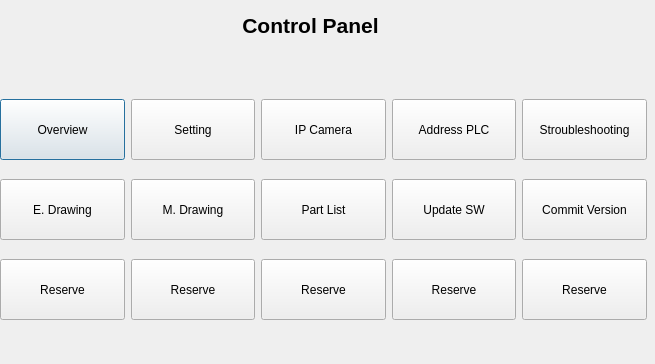
<?xml version="1.0" encoding="UTF-8"?>
<ui version="4.0">
 <class>Dialog</class>
 <widget class="QDialog" name="Dialog">
  <property name="geometry">
   <rect>
    <x>0</x>
    <y>0</y>
    <width>655</width>
    <height>364</height>
   </rect>
  </property>
  <property name="minimumSize">
   <size>
    <width>655</width>
    <height>364</height>
   </size>
  </property>
  <property name="maximumSize">
   <size>
    <width>655</width>
    <height>364</height>
   </size>
  </property>
  <property name="windowTitle">
   <string>Control Panel Instruction</string>
  </property>
  <property name="windowIcon">
   <iconset>
    <normaloff>images/aiicon.png</normaloff>images/aiicon.png</iconset>
  </property>
  <widget class="QWidget" name="widget" native="true">
   <property name="geometry">
    <rect>
     <x>0</x>
     <y>90</y>
     <width>647</width>
     <height>79</height>
    </rect>
   </property>
   <layout class="QHBoxLayout" name="horizontalLayout">
    <item>
     <widget class="QPushButton" name="button_overview">
      <property name="minimumSize">
       <size>
        <width>121</width>
        <height>61</height>
       </size>
      </property>
      <property name="text">
       <string>Overview</string>
      </property>
     </widget>
    </item>
    <item>
     <widget class="QPushButton" name="pushButton_2">
      <property name="minimumSize">
       <size>
        <width>121</width>
        <height>61</height>
       </size>
      </property>
      <property name="text">
       <string>Setting</string>
      </property>
     </widget>
    </item>
    <item>
     <widget class="QPushButton" name="pushButton_3">
      <property name="minimumSize">
       <size>
        <width>121</width>
        <height>61</height>
       </size>
      </property>
      <property name="text">
       <string>IP Camera</string>
      </property>
     </widget>
    </item>
    <item>
     <widget class="QPushButton" name="pushButton_4">
      <property name="minimumSize">
       <size>
        <width>121</width>
        <height>61</height>
       </size>
      </property>
      <property name="text">
       <string>Address PLC</string>
      </property>
     </widget>
    </item>
    <item>
     <widget class="QPushButton" name="pushButton_5">
      <property name="minimumSize">
       <size>
        <width>121</width>
        <height>61</height>
       </size>
      </property>
      <property name="text">
       <string>Stroubleshooting</string>
      </property>
     </widget>
    </item>
   </layout>
  </widget>
  <widget class="QWidget" name="widget_2" native="true">
   <property name="geometry">
    <rect>
     <x>0</x>
     <y>170</y>
     <width>647</width>
     <height>79</height>
    </rect>
   </property>
   <layout class="QHBoxLayout" name="horizontalLayout_2">
    <item>
     <widget class="QPushButton" name="button_edrawing">
      <property name="minimumSize">
       <size>
        <width>121</width>
        <height>61</height>
       </size>
      </property>
      <property name="text">
       <string>E. Drawing</string>
      </property>
     </widget>
    </item>
    <item>
     <widget class="QPushButton" name="button_mdrawing">
      <property name="minimumSize">
       <size>
        <width>121</width>
        <height>61</height>
       </size>
      </property>
      <property name="text">
       <string>M. Drawing</string>
      </property>
     </widget>
    </item>
    <item>
     <widget class="QPushButton" name="pushButton_8">
      <property name="minimumSize">
       <size>
        <width>121</width>
        <height>61</height>
       </size>
      </property>
      <property name="text">
       <string>Part List</string>
      </property>
     </widget>
    </item>
    <item>
     <widget class="QPushButton" name="pushButton_6">
      <property name="minimumSize">
       <size>
        <width>121</width>
        <height>61</height>
       </size>
      </property>
      <property name="text">
       <string>Update SW</string>
      </property>
     </widget>
    </item>
    <item>
     <widget class="QPushButton" name="pushButton_9">
      <property name="minimumSize">
       <size>
        <width>121</width>
        <height>61</height>
       </size>
      </property>
      <property name="text">
       <string>Commit Version</string>
      </property>
     </widget>
    </item>
   </layout>
  </widget>
  <widget class="QWidget" name="widget_3" native="true">
   <property name="geometry">
    <rect>
     <x>0</x>
     <y>250</y>
     <width>647</width>
     <height>79</height>
    </rect>
   </property>
   <layout class="QHBoxLayout" name="horizontalLayout_3">
    <item>
     <widget class="QPushButton" name="button_reserve1">
      <property name="minimumSize">
       <size>
        <width>121</width>
        <height>61</height>
       </size>
      </property>
      <property name="text">
       <string>Reserve</string>
      </property>
     </widget>
    </item>
    <item>
     <widget class="QPushButton" name="button_reserve2">
      <property name="minimumSize">
       <size>
        <width>121</width>
        <height>61</height>
       </size>
      </property>
      <property name="text">
       <string>Reserve</string>
      </property>
     </widget>
    </item>
    <item>
     <widget class="QPushButton" name="button_reserve3">
      <property name="minimumSize">
       <size>
        <width>121</width>
        <height>61</height>
       </size>
      </property>
      <property name="text">
       <string>Reserve</string>
      </property>
     </widget>
    </item>
    <item>
     <widget class="QPushButton" name="button_reserve4">
      <property name="minimumSize">
       <size>
        <width>121</width>
        <height>61</height>
       </size>
      </property>
      <property name="text">
       <string>Reserve</string>
      </property>
     </widget>
    </item>
    <item>
     <widget class="QPushButton" name="button_reserve5">
      <property name="minimumSize">
       <size>
        <width>121</width>
        <height>61</height>
       </size>
      </property>
      <property name="text">
       <string>Reserve</string>
      </property>
     </widget>
    </item>
   </layout>
  </widget>
  <widget class="QLabel" name="label">
   <property name="geometry">
    <rect>
     <x>220</x>
     <y>10</y>
     <width>181</width>
     <height>31</height>
    </rect>
   </property>
   <property name="text">
    <string>&lt;html&gt;&lt;head/&gt;&lt;body&gt;&lt;p align=&quot;center&quot;&gt;&lt;span style=&quot; font-size:16pt; font-weight:700;&quot;&gt;Control Panel&lt;/span&gt;&lt;/p&gt;&lt;/body&gt;&lt;/html&gt;</string>
   </property>
  </widget>
 </widget>
 <resources/>
 <connections/>
</ui>
